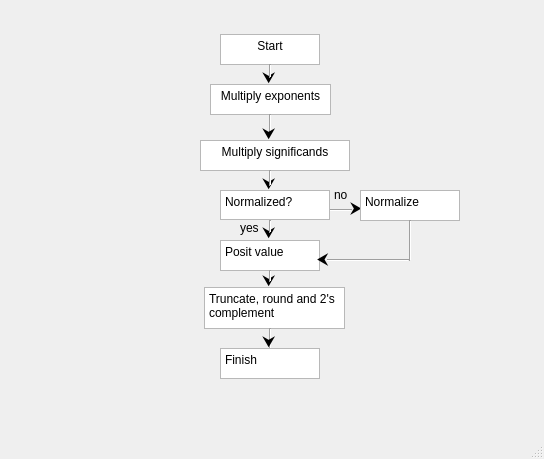
<?xml version="1.0" encoding="UTF-8"?>
<ui version="4.0">
 <class>MultiplicationGraph</class>
 <widget class="QMainWindow" name="MultiplicationGraph">
  <property name="geometry">
   <rect>
    <x>0</x>
    <y>0</y>
    <width>544</width>
    <height>459</height>
   </rect>
  </property>
  <property name="windowTitle">
   <string>Multiplication</string>
  </property>
  <widget class="QWidget" name="centralwidget">
   <widget class="QTextEdit" name="textEdit_4">
    <property name="geometry">
     <rect>
      <x>220</x>
      <y>190</y>
      <width>110</width>
      <height>30</height>
     </rect>
    </property>
    <property name="html">
     <string>&lt;!DOCTYPE HTML PUBLIC &quot;-//W3C//DTD HTML 4.0//EN&quot; &quot;http://www.w3.org/TR/REC-html40/strict.dtd&quot;&gt;
&lt;html&gt;&lt;head&gt;&lt;meta name=&quot;qrichtext&quot; content=&quot;1&quot; /&gt;&lt;meta charset=&quot;utf-8&quot; /&gt;&lt;style type=&quot;text/css&quot;&gt;
p, li { white-space: pre-wrap; }
hr { height: 1px; border-width: 0; }
&lt;/style&gt;&lt;/head&gt;&lt;body style=&quot; font-family:'Segoe UI'; font-size:9pt; font-weight:400; font-style:normal;&quot;&gt;
&lt;p style=&quot; margin-top:0px; margin-bottom:0px; margin-left:0px; margin-right:0px; -qt-block-indent:0; text-indent:0px;&quot;&gt;Normalized?&lt;/p&gt;&lt;/body&gt;&lt;/html&gt;</string>
    </property>
   </widget>
   <widget class="QLabel" name="label_15">
    <property name="geometry">
     <rect>
      <x>262</x>
      <y>223</y>
      <width>20</width>
      <height>20</height>
     </rect>
    </property>
    <property name="text">
     <string>&lt;html&gt;&lt;head/&gt;&lt;body&gt;&lt;p&gt;&lt;span style=&quot; font-size:12pt;&quot;&gt;⮟&lt;/span&gt;&lt;/p&gt;&lt;/body&gt;&lt;/html&gt;</string>
    </property>
   </widget>
   <widget class="QLabel" name="label_14">
    <property name="geometry">
     <rect>
      <x>262</x>
      <y>174</y>
      <width>20</width>
      <height>20</height>
     </rect>
    </property>
    <property name="text">
     <string>&lt;html&gt;&lt;head/&gt;&lt;body&gt;&lt;p&gt;&lt;span style=&quot; font-size:12pt;&quot;&gt;⮟&lt;/span&gt;&lt;/p&gt;&lt;/body&gt;&lt;/html&gt;</string>
    </property>
   </widget>
   <widget class="QTextEdit" name="textEdit_7">
    <property name="geometry">
     <rect>
      <x>204</x>
      <y>287</y>
      <width>141</width>
      <height>42</height>
     </rect>
    </property>
    <property name="html">
     <string>&lt;!DOCTYPE HTML PUBLIC &quot;-//W3C//DTD HTML 4.0//EN&quot; &quot;http://www.w3.org/TR/REC-html40/strict.dtd&quot;&gt;
&lt;html&gt;&lt;head&gt;&lt;meta name=&quot;qrichtext&quot; content=&quot;1&quot; /&gt;&lt;meta charset=&quot;utf-8&quot; /&gt;&lt;style type=&quot;text/css&quot;&gt;
p, li { white-space: pre-wrap; }
hr { height: 1px; border-width: 0; }
&lt;/style&gt;&lt;/head&gt;&lt;body style=&quot; font-family:'Segoe UI'; font-size:9pt; font-weight:400; font-style:normal;&quot;&gt;
&lt;p style=&quot; margin-top:0px; margin-bottom:0px; margin-left:0px; margin-right:0px; -qt-block-indent:0; text-indent:0px;&quot;&gt;Truncate, round and 2's complement&lt;/p&gt;&lt;/body&gt;&lt;/html&gt;</string>
    </property>
   </widget>
   <widget class="QTextEdit" name="textEdit_6">
    <property name="geometry">
     <rect>
      <x>220</x>
      <y>240</y>
      <width>100</width>
      <height>31</height>
     </rect>
    </property>
    <property name="html">
     <string>&lt;!DOCTYPE HTML PUBLIC &quot;-//W3C//DTD HTML 4.0//EN&quot; &quot;http://www.w3.org/TR/REC-html40/strict.dtd&quot;&gt;
&lt;html&gt;&lt;head&gt;&lt;meta name=&quot;qrichtext&quot; content=&quot;1&quot; /&gt;&lt;meta charset=&quot;utf-8&quot; /&gt;&lt;style type=&quot;text/css&quot;&gt;
p, li { white-space: pre-wrap; }
hr { height: 1px; border-width: 0; }
&lt;/style&gt;&lt;/head&gt;&lt;body style=&quot; font-family:'Segoe UI'; font-size:9pt; font-weight:400; font-style:normal;&quot;&gt;
&lt;p style=&quot; margin-top:0px; margin-bottom:0px; margin-left:0px; margin-right:0px; -qt-block-indent:0; text-indent:0px;&quot;&gt;Posit value&lt;/p&gt;&lt;/body&gt;&lt;/html&gt;</string>
    </property>
   </widget>
   <widget class="QTextEdit" name="textEdit">
    <property name="geometry">
     <rect>
      <x>220</x>
      <y>34</y>
      <width>100</width>
      <height>31</height>
     </rect>
    </property>
    <property name="html">
     <string>&lt;!DOCTYPE HTML PUBLIC &quot;-//W3C//DTD HTML 4.0//EN&quot; &quot;http://www.w3.org/TR/REC-html40/strict.dtd&quot;&gt;
&lt;html&gt;&lt;head&gt;&lt;meta name=&quot;qrichtext&quot; content=&quot;1&quot; /&gt;&lt;meta charset=&quot;utf-8&quot; /&gt;&lt;style type=&quot;text/css&quot;&gt;
p, li { white-space: pre-wrap; }
hr { height: 1px; border-width: 0; }
&lt;/style&gt;&lt;/head&gt;&lt;body style=&quot; font-family:'Segoe UI'; font-size:9pt; font-weight:400; font-style:normal;&quot;&gt;
&lt;p align=&quot;center&quot; style=&quot; margin-top:0px; margin-bottom:0px; margin-left:0px; margin-right:0px; -qt-block-indent:0; text-indent:0px;&quot;&gt;Start&lt;/p&gt;&lt;/body&gt;&lt;/html&gt;</string>
    </property>
   </widget>
   <widget class="QLabel" name="label_10">
    <property name="geometry">
     <rect>
      <x>317</x>
      <y>249</y>
      <width>20</width>
      <height>20</height>
     </rect>
    </property>
    <property name="text">
     <string>&lt;html&gt;&lt;head/&gt;&lt;body&gt;&lt;p&gt;&lt;span style=&quot; font-size:12pt;&quot;&gt;⮜&lt;/span&gt;&lt;/p&gt;&lt;/body&gt;&lt;/html&gt;</string>
    </property>
   </widget>
   <widget class="QLabel" name="label_9">
    <property name="geometry">
     <rect>
      <x>350</x>
      <y>198</y>
      <width>20</width>
      <height>20</height>
     </rect>
    </property>
    <property name="text">
     <string>&lt;html&gt;&lt;head/&gt;&lt;body&gt;&lt;p&gt;&lt;span style=&quot; font-size:12pt;&quot;&gt;⮞&lt;/span&gt;&lt;/p&gt;&lt;/body&gt;&lt;/html&gt;</string>
    </property>
   </widget>
   <widget class="Line" name="line_17">
    <property name="geometry">
     <rect>
      <x>260</x>
      <y>328</y>
      <width>20</width>
      <height>21</height>
     </rect>
    </property>
    <property name="orientation">
     <enum>Qt::Vertical</enum>
    </property>
   </widget>
   <widget class="QLabel" name="label_16">
    <property name="geometry">
     <rect>
      <x>262</x>
      <y>271</y>
      <width>20</width>
      <height>20</height>
     </rect>
    </property>
    <property name="text">
     <string>&lt;html&gt;&lt;head/&gt;&lt;body&gt;&lt;p&gt;&lt;span style=&quot; font-size:12pt;&quot;&gt;⮟&lt;/span&gt;&lt;/p&gt;&lt;/body&gt;&lt;/html&gt;</string>
    </property>
   </widget>
   <widget class="QLabel" name="label_4">
    <property name="geometry">
     <rect>
      <x>240</x>
      <y>220</y>
      <width>21</width>
      <height>16</height>
     </rect>
    </property>
    <property name="text">
     <string>yes</string>
    </property>
   </widget>
   <widget class="QLabel" name="label_5">
    <property name="geometry">
     <rect>
      <x>334</x>
      <y>187</y>
      <width>49</width>
      <height>16</height>
     </rect>
    </property>
    <property name="text">
     <string>no</string>
    </property>
   </widget>
   <widget class="QLabel" name="label_11">
    <property name="geometry">
     <rect>
      <x>262</x>
      <y>68</y>
      <width>20</width>
      <height>20</height>
     </rect>
    </property>
    <property name="text">
     <string>&lt;html&gt;&lt;head/&gt;&lt;body&gt;&lt;p&gt;&lt;span style=&quot; font-size:12pt;&quot;&gt;⮟&lt;/span&gt;&lt;/p&gt;&lt;/body&gt;&lt;/html&gt;</string>
    </property>
   </widget>
   <widget class="QTextEdit" name="textEdit_8">
    <property name="geometry">
     <rect>
      <x>220</x>
      <y>348</y>
      <width>100</width>
      <height>31</height>
     </rect>
    </property>
    <property name="html">
     <string>&lt;!DOCTYPE HTML PUBLIC &quot;-//W3C//DTD HTML 4.0//EN&quot; &quot;http://www.w3.org/TR/REC-html40/strict.dtd&quot;&gt;
&lt;html&gt;&lt;head&gt;&lt;meta name=&quot;qrichtext&quot; content=&quot;1&quot; /&gt;&lt;meta charset=&quot;utf-8&quot; /&gt;&lt;style type=&quot;text/css&quot;&gt;
p, li { white-space: pre-wrap; }
hr { height: 1px; border-width: 0; }
&lt;/style&gt;&lt;/head&gt;&lt;body style=&quot; font-family:'Segoe UI'; font-size:9pt; font-weight:400; font-style:normal;&quot;&gt;
&lt;p style=&quot; margin-top:0px; margin-bottom:0px; margin-left:0px; margin-right:0px; -qt-block-indent:0; text-indent:0px;&quot;&gt;Finish&lt;/p&gt;&lt;/body&gt;&lt;/html&gt;</string>
    </property>
   </widget>
   <widget class="QTextEdit" name="textEdit_2">
    <property name="enabled">
     <bool>true</bool>
    </property>
    <property name="geometry">
     <rect>
      <x>210</x>
      <y>84</y>
      <width>121</width>
      <height>31</height>
     </rect>
    </property>
    <property name="readOnly">
     <bool>false</bool>
    </property>
    <property name="html">
     <string>&lt;!DOCTYPE HTML PUBLIC &quot;-//W3C//DTD HTML 4.0//EN&quot; &quot;http://www.w3.org/TR/REC-html40/strict.dtd&quot;&gt;
&lt;html&gt;&lt;head&gt;&lt;meta name=&quot;qrichtext&quot; content=&quot;1&quot; /&gt;&lt;meta charset=&quot;utf-8&quot; /&gt;&lt;style type=&quot;text/css&quot;&gt;
p, li { white-space: pre-wrap; }
hr { height: 1px; border-width: 0; }
&lt;/style&gt;&lt;/head&gt;&lt;body style=&quot; font-family:'Segoe UI'; font-size:9pt; font-weight:400; font-style:normal;&quot;&gt;
&lt;p align=&quot;center&quot; style=&quot; margin-top:0px; margin-bottom:0px; margin-left:0px; margin-right:0px; -qt-block-indent:0; text-indent:0px;&quot;&gt;Multiply exponents&lt;/p&gt;&lt;/body&gt;&lt;/html&gt;</string>
    </property>
   </widget>
   <widget class="Line" name="line_11">
    <property name="geometry">
     <rect>
      <x>260</x>
      <y>220</y>
      <width>20</width>
      <height>13</height>
     </rect>
    </property>
    <property name="orientation">
     <enum>Qt::Vertical</enum>
    </property>
   </widget>
   <widget class="Line" name="line_12">
    <property name="geometry">
     <rect>
      <x>330</x>
      <y>200</y>
      <width>22</width>
      <height>20</height>
     </rect>
    </property>
    <property name="orientation">
     <enum>Qt::Horizontal</enum>
    </property>
   </widget>
   <widget class="QTextEdit" name="textEdit_5">
    <property name="geometry">
     <rect>
      <x>360</x>
      <y>190</y>
      <width>100</width>
      <height>31</height>
     </rect>
    </property>
    <property name="html">
     <string>&lt;!DOCTYPE HTML PUBLIC &quot;-//W3C//DTD HTML 4.0//EN&quot; &quot;http://www.w3.org/TR/REC-html40/strict.dtd&quot;&gt;
&lt;html&gt;&lt;head&gt;&lt;meta name=&quot;qrichtext&quot; content=&quot;1&quot; /&gt;&lt;meta charset=&quot;utf-8&quot; /&gt;&lt;style type=&quot;text/css&quot;&gt;
p, li { white-space: pre-wrap; }
hr { height: 1px; border-width: 0; }
&lt;/style&gt;&lt;/head&gt;&lt;body style=&quot; font-family:'Segoe UI'; font-size:9pt; font-weight:400; font-style:normal;&quot;&gt;
&lt;p style=&quot; margin-top:0px; margin-bottom:0px; margin-left:0px; margin-right:0px; -qt-block-indent:0; text-indent:0px;&quot;&gt;Normalize&lt;/p&gt;&lt;/body&gt;&lt;/html&gt;</string>
    </property>
   </widget>
   <widget class="Line" name="line_15">
    <property name="geometry">
     <rect>
      <x>260</x>
      <y>270</y>
      <width>20</width>
      <height>12</height>
     </rect>
    </property>
    <property name="orientation">
     <enum>Qt::Vertical</enum>
    </property>
   </widget>
   <widget class="QLabel" name="label_17">
    <property name="geometry">
     <rect>
      <x>262</x>
      <y>332</y>
      <width>20</width>
      <height>20</height>
     </rect>
    </property>
    <property name="text">
     <string>&lt;html&gt;&lt;head/&gt;&lt;body&gt;&lt;p&gt;&lt;span style=&quot; font-size:12pt;&quot;&gt;⮟&lt;/span&gt;&lt;/p&gt;&lt;/body&gt;&lt;/html&gt;</string>
    </property>
   </widget>
   <widget class="Line" name="line_2">
    <property name="geometry">
     <rect>
      <x>260</x>
      <y>114</y>
      <width>20</width>
      <height>21</height>
     </rect>
    </property>
    <property name="orientation">
     <enum>Qt::Vertical</enum>
    </property>
   </widget>
   <widget class="Line" name="line_13">
    <property name="geometry">
     <rect>
      <x>400</x>
      <y>220</y>
      <width>20</width>
      <height>41</height>
     </rect>
    </property>
    <property name="orientation">
     <enum>Qt::Vertical</enum>
    </property>
   </widget>
   <widget class="Line" name="line_14">
    <property name="geometry">
     <rect>
      <x>327</x>
      <y>250</y>
      <width>82</width>
      <height>20</height>
     </rect>
    </property>
    <property name="orientation">
     <enum>Qt::Horizontal</enum>
    </property>
   </widget>
   <widget class="QTextEdit" name="textEdit_3">
    <property name="geometry">
     <rect>
      <x>200</x>
      <y>140</y>
      <width>150</width>
      <height>31</height>
     </rect>
    </property>
    <property name="html">
     <string>&lt;!DOCTYPE HTML PUBLIC &quot;-//W3C//DTD HTML 4.0//EN&quot; &quot;http://www.w3.org/TR/REC-html40/strict.dtd&quot;&gt;
&lt;html&gt;&lt;head&gt;&lt;meta name=&quot;qrichtext&quot; content=&quot;1&quot; /&gt;&lt;meta charset=&quot;utf-8&quot; /&gt;&lt;style type=&quot;text/css&quot;&gt;
p, li { white-space: pre-wrap; }
hr { height: 1px; border-width: 0; }
&lt;/style&gt;&lt;/head&gt;&lt;body style=&quot; font-family:'Segoe UI'; font-size:9pt; font-weight:400; font-style:normal;&quot;&gt;
&lt;p align=&quot;center&quot; style=&quot; margin-top:0px; margin-bottom:0px; margin-left:0px; margin-right:0px; -qt-block-indent:0; text-indent:0px;&quot;&gt;Multiply significands&lt;/p&gt;&lt;/body&gt;&lt;/html&gt;</string>
    </property>
   </widget>
   <widget class="Line" name="line">
    <property name="geometry">
     <rect>
      <x>260</x>
      <y>64</y>
      <width>20</width>
      <height>14</height>
     </rect>
    </property>
    <property name="orientation">
     <enum>Qt::Vertical</enum>
    </property>
   </widget>
   <widget class="Line" name="line_8">
    <property name="geometry">
     <rect>
      <x>260</x>
      <y>170</y>
      <width>20</width>
      <height>16</height>
     </rect>
    </property>
    <property name="orientation">
     <enum>Qt::Vertical</enum>
    </property>
   </widget>
   <widget class="QLabel" name="label_12">
    <property name="geometry">
     <rect>
      <x>262</x>
      <y>124</y>
      <width>20</width>
      <height>20</height>
     </rect>
    </property>
    <property name="text">
     <string>&lt;html&gt;&lt;head/&gt;&lt;body&gt;&lt;p&gt;&lt;span style=&quot; font-size:12pt;&quot;&gt;⮟&lt;/span&gt;&lt;/p&gt;&lt;/body&gt;&lt;/html&gt;</string>
    </property>
   </widget>
  </widget>
  <widget class="QMenuBar" name="menubar">
   <property name="geometry">
    <rect>
     <x>0</x>
     <y>0</y>
     <width>544</width>
     <height>22</height>
    </rect>
   </property>
  </widget>
  <widget class="QStatusBar" name="statusbar"/>
 </widget>
 <resources/>
 <connections/>
</ui>
